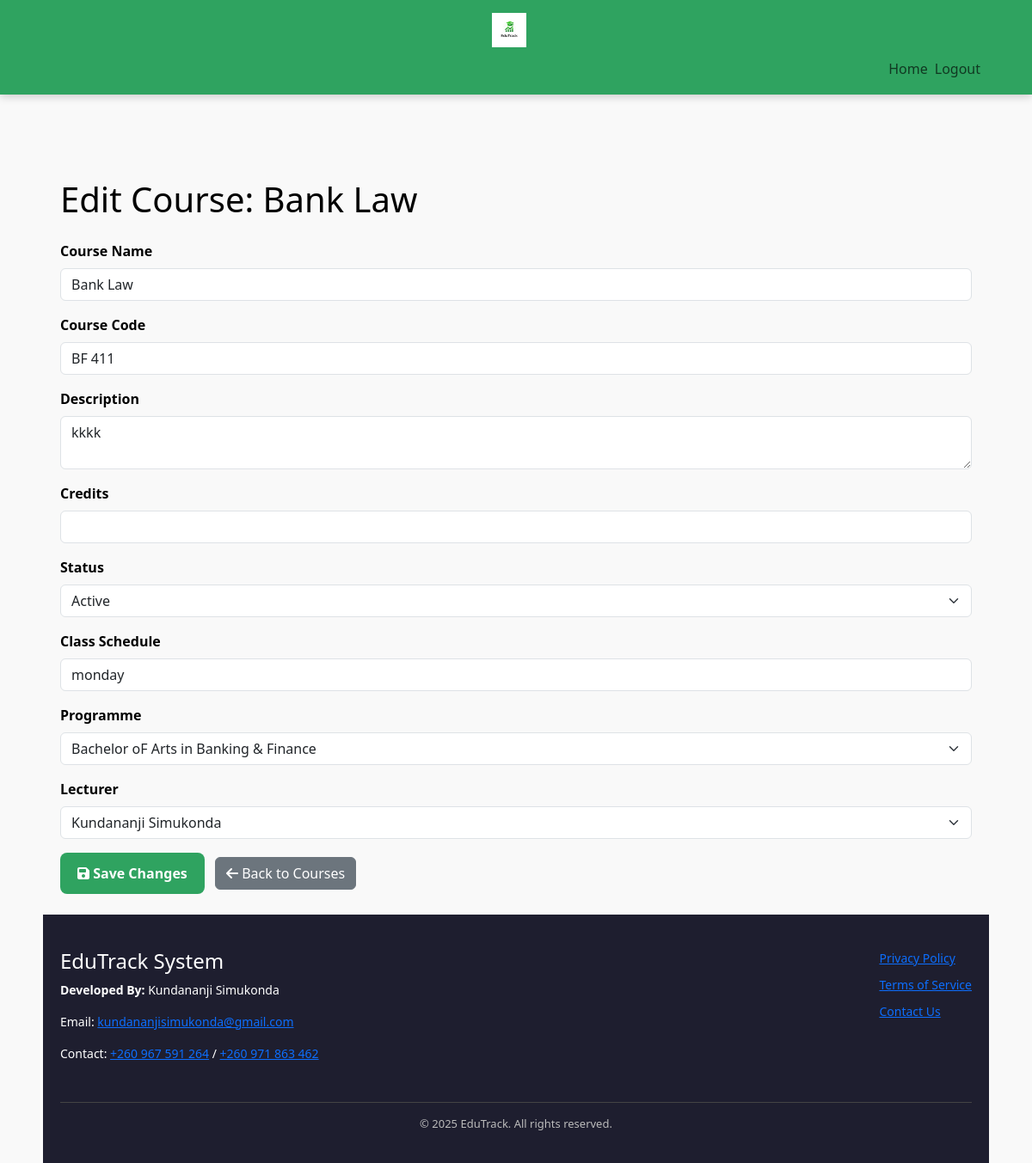
The app's page /pages/admin/edit_course.php?id=3 (signed in) with its own data.
### tables this page shows
CREATE TABLE `lecturer_courses` (
  `lecturer_id` int(11) UNSIGNED NOT NULL,
  `course_id` int(11) UNSIGNED NOT NULL,
  `created_at` timestamp NOT NULL DEFAULT current_timestamp()
);

CREATE TABLE `courses` (
  `id` int(11) UNSIGNED NOT NULL,
  `name` varchar(255) NOT NULL,
  `course_code` varchar(50) NOT NULL,
  `description` text DEFAULT NULL,
  `status` enum('active','inactive','archived') NOT NULL DEFAULT 'active',
  `class_schedule` varchar(255) DEFAULT NULL,
  `programme_id` int(11) UNSIGNED NOT NULL,
  `created_at` timestamp NOT NULL DEFAULT current_timestamp(),
  `updated_at` timestamp NOT NULL DEFAULT current_timestamp() ON UPDATE current_timestamp()
);

CREATE TABLE `programmes` (
  `id` int(11) UNSIGNED NOT NULL,
  `name` varchar(255) NOT NULL,
  `code` varchar(50) NOT NULL,
  `department` varchar(255) NOT NULL,
  `duration` int(11) NOT NULL,
  `created_at` timestamp NOT NULL DEFAULT current_timestamp(),
  `updated_at` timestamp NOT NULL DEFAULT current_timestamp() ON UPDATE current_timestamp()
);

### pages/admin/edit_course.php (the view, shortened to what this page needs)
<?php
require_once '../../includes/db.php';
$courseId = intval($_GET['id']);
$course = null;
try {
    $stmt = $pdo->prepare("
        SELECT c.*, lc.lecturer_id
        FROM courses c
        LEFT JOIN lecturer_courses lc ON c.id = lc.course_id
        WHERE c.id = ?
    ");
    $stmt->execute([$courseId]);
    $course = $stmt->fetch(PDO::FETCH_ASSOC);
    $currentLecturerId = $course['lecturer_id'];
    $stmt = $pdo->prepare("SELECT id, name FROM users WHERE role = 'lecturer' ORDER BY name");
    $stmt->execute();
    $lecturers = $stmt->fetchAll(PDO::FETCH_ASSOC);
    $stmt = $pdo->prepare("SELECT id, name FROM programmes ORDER BY name");
    $stmt->execute();
    $programmes = $stmt->fetchAll(PDO::FETCH_ASSOC);
} catch (PDOException $e) {
    error_log("DB error edit_course.php: " . $e->getMessage());
    $_SESSION['error_message'] = "Could not load course data.";
    redirect("manage_courses.php");
}
?>
<!DOCTYPE html>
<html lang="en">
</head>
<body>
<?php require_once '../../includes/admin_navbar.php'; ?>
<div class="container mt-4">
    <link href="https://cdn.jsdelivr.net/npm/bootstrap@5.3.2/dist/css/bootstrap.min.css" rel="stylesheet">
    <link rel="stylesheet" href="css/dashboard.css">
    <link rel="stylesheet" href="https://cdnjs.cloudflare.com/ajax/libs/font-awesome/6.4.0/css/all.min.css">
</head>
<body>
<div class="container py-4">
    <h1 class="mb-4">Edit Course: <?= htmlspecialchars($course['name']) ?></h1>
    <form action="edit_course.php?id=<?= $courseId ?>" method="POST" class="needs-validation" novalidate>
        <div class="mb-3">
            <label for="name" class="form-label">Course Name</label>
            <input type="text" name="name" id="name" class="form-control" required
                   value="<?= htmlspecialchars($_POST['name'] ?? $course['name']) ?>">
        </div>
        <div class="mb-3">
            <label for="course_code" class="form-label">Course Code</label>
            <input type="text" name="course_code" id="course_code" class="form-control" required
                   value="<?= htmlspecialchars($_POST['course_code'] ?? $course['course_code']) ?>">
        </div>
        <div class="mb-3">
            <label for="description" class="form-label">Description</label>
            <textarea name="description" id="description" class="form-control"><?= htmlspecialchars($_POST['description'] ?? $course['description']) ?></textarea>
        </div>
        <div class="mb-3">
            <label for="credits" class="form-label">Credits</label>
            <input type="number" name="credits" id="credits" class="form-control" min="1" required
                   value="<?= htmlspecialchars($_POST['credits'] ?? $course['credits']) ?>">
        </div>
        <div class="mb-3">
            <label for="status" class="form-label">Status</label>
            <?php $currentStatus = $_POST['status'] ?? $course['status']; ?>
            <select name="status" id="status" class="form-select" required>
                <option value="active" <?= ($currentStatus === 'active') ? 'selected' : '' ?>>Active</option>
            </select>
        </div>
        <div class="mb-3">
            <label for="class_schedule" class="form-label">Class Schedule</label>
            <input type="text" name="class_schedule" id="class_schedule" class="form-control"
                   value="<?= htmlspecialchars($_POST['class_schedule'] ?? $course['class_schedule']) ?>">
        </div>
        <div class="mb-3">
            <label for="programme_id" class="form-label">Programme</label>
            <select name="programme_id" id="programme_id" class="form-select" required>
                <?php $currentProgrammeId = $_POST['programme_id'] ?? $course['programme_id']; ?>
                <?php foreach ($programmes as $programme): ?>
                    <option value="<?= $programme['id'] ?>" <?= ($currentProgrammeId == $programme['id']) ? 'selected' : '' ?>>
                        <?= htmlspecialchars($programme['name']) ?>
                    </option>
                <?php endforeach; ?>
            </select>
        </div>
        <div class="mb-3">
            <label for="lecturer_id" class="form-label">Lecturer</label>
            <select name="lecturer_id" id="lecturer_id" class="form-select" required>
                <?php $currentLecturerId = $_POST['lecturer_id'] ?? $currentLecturerId; ?>
                <?php foreach ($lecturers as $lecturer): ?>
                    <option value="<?= $lecturer['id'] ?>" <?= ($currentLecturerId == $lecturer['id']) ? 'selected' : '' ?>>
                        <?= htmlspecialchars($lecturer['name']) ?>
                    </option>
                <?php endforeach; ?>
            </select>
        </div>
        <button type="submit" class="btn btn-success">
            <i class="fas fa-save"></i> Save Changes
        </button>
        <a href="manage_courses.php" class="btn btn-secondary ms-2"><i class="fas fa-arrow-left"></i> Back to Courses</a>
    </form>
</div>
<?php require_once '../../includes/footer.php'; ?>
</body>
</html>

### pages/admin/css/dashboard.css (style rules this page uses)
:root { --primary-color: #2fa360; --primary-hover: #28a745; --danger-color: #dc3545; --danger-hover: #c82333; --background-light: #f9f9f9; --background-dark: #1e1e2f; --text-color: #000000; --text-light: #fff; --text-muted: #777; --border-color: #ddd; --border-light: #eee; --container-width: min(1200px, 95vw); --padding-sm: clamp(0.5rem, 2vw, 10px); --padding-md: clamp(1rem, 3vw, 20px); --padding-lg: clamp(2rem, 5vw, 40px); --gap-md: clamp(1rem, 3vw, 20px); --border-radius-sm: 8px; --border-radius-lg: 12px; --box-shadow-sm: 0 4px 6px rgba(0,0,0,0.1); --box-shadow-lg: 0 8px 12px rgba(0,0,0,0.15); --mobile-breakpoint: 768px; --transition-fast: 0.15s ease; --transition-base: 0.3s ease; --transition-slow: 0.5s ease; }
*, *::before, *::after { box-sizing: border-box; }
html, body { height: 100%; margin: 0; font-family: 'Segoe UI', Tahoma, Geneva, Verdana, sans-serif; color: var(--text-color); background-color: var(--background-light); display: flex; flex-direction: column; padding-top: 80px; scroll-behavior: smooth; }
.container { display: flex; flex-direction: column; justify-content: center; width: 100%; max-width: var(--container-width); margin-inline: auto; padding-inline: var(--padding-md); }
form label { font-weight: 600; margin-bottom: 4px; display: block; color: #000000; }
form input, form select, form textarea { width: 100%; padding: 10px 14px; margin: 8px 0 16px 0; border-radius: var(--border-radius-sm); border: 2px solid var(--border-color); font-size: 14px; transition: all var(--transition-fast); color: #000000; background: white; }
form button[type="submit"] { background-color: var(--primary-color); color: var(--text-light); padding: 12px 20px; border: none; border-radius: var(--border-radius-sm); cursor: pointer; font-weight: 600; transition: all var(--transition-base); }
.btn-success, .bg-success { background-color: var(--primary-color) !important; border-color: var(--primary-color) !important; }
.container-fluid, .container { max-width: var(--container-width); }

### records on screen
lecturer_courses: course.name "Bank Law", name "Bank Law", course_code "BF 411", description "kkkk", class_schedule "monday"
courses: status "Active", programme_id "Bachelor oF Arts in Banking & Finance"

### other values on screen
form field lecturer_id "Kundananji Simukonda"
